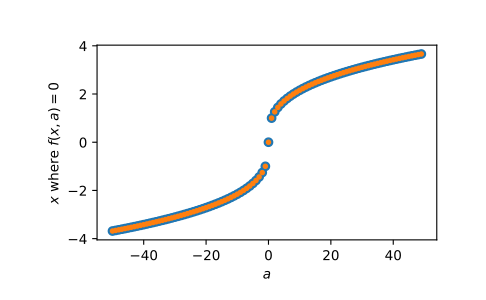

This figure's Python source:
from scipy import optimize
import matplotlib.pyplot as plt

def f(x):
    return (x**3 - 1)  # only one real root at x = 1

# ``fprime`` is not provided, use the secant method:

root = optimize.newton(f, 1.5)
root
# 1.0000000000000016
root = optimize.newton(f, 1.5, fprime2=lambda x: 6 * x)
root
# 1.0000000000000016

# Only ``fprime`` is provided, use the Newton-Raphson method:

root = optimize.newton(f, 1.5, fprime=lambda x: 3 * x**2)
root
# 1.0

# Both ``fprime2`` and ``fprime`` are provided, use Halley's method:

root = optimize.newton(f, 1.5, fprime=lambda x: 3 * x**2,
                       fprime2=lambda x: 6 * x)
root
# 1.0

# When we want to find zeros for a set of related starting values and/or
# function parameters, we can provide both of those as an array of inputs:

f = lambda x, a: x**3 - a
fder = lambda x, a: 3 * x**2
np.random.seed(4321)
x = np.random.randn(100)
a = np.arange(-50, 50)
vec_res = optimize.newton(f, x, fprime=fder, args=(a, ))

# The above is the equivalent of solving for each value in ``(x, a)``
# separately in a for-loop, just faster:

loop_res = [optimize.newton(f, x0, fprime=fder, args=(a0,))
            for x0, a0 in zip(x, a)]
np.allclose(vec_res, loop_res)
# True

# Plot the results found for all values of ``a``:

analytical_result = np.sign(a) * np.abs(a)**(1/3)
fig = plt.figure()
ax = fig.add_subplot(111)
ax.plot(a, analytical_result, 'o')
ax.plot(a, vec_res, '.')
ax.set_xlabel('$a$')
ax.set_ylabel('$x$ where $f(x, a)=0$')
plt.show()
